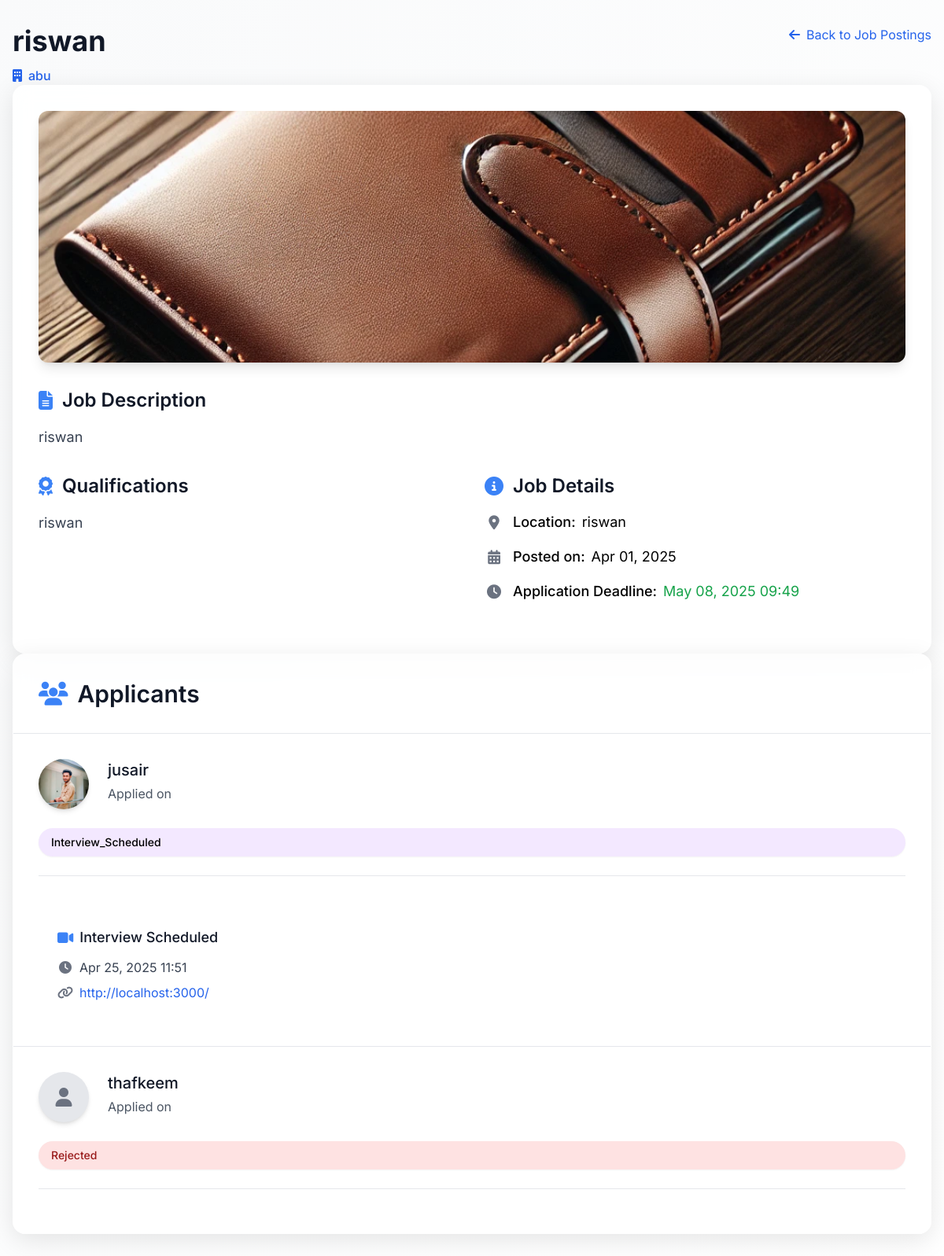
/jobs/2/11/ (signed in), run on the app's committed database.
### jobs/models.py (models this page shows, shortened)
class JobPosting(models.Model):
    organization = models.ForeignKey(Organization, on_delete=models.CASCADE, related_name='job_postings')
    title = models.CharField(max_length=255)
    description = models.TextField()
    required_qualifications = models.TextField()
    required_skills = models.ManyToManyField(Skill, blank=True)  # Use the same Skill model
    location = models.CharField(max_length=100)
    posted_on = models.DateTimeField(auto_now_add=True)
    application_deadline = models.DateTimeField()
    job_post_image = models.ImageField(upload_to='job_images/', blank=True, null=True)
    posted_by = models.ForeignKey(User,on_delete=models.SET_NULL,null=True,related_name='posted_jobs')

class JobApplication(models.Model):
    job = models.ForeignKey(JobPosting, on_delete=models.CASCADE, related_name='applications')
    applicant = models.ForeignKey(User, on_delete=models.CASCADE, related_name='applications')
    applied_on = models.DateTimeField(auto_now_add=True)
    status = models.CharField(max_length=50, choices=[
        ('pending', 'Pending'),
        ('accepted', 'Accepted'),
        ('rejected', 'Rejected'),
        ('interview_scheduled', 'Interview Scheduled'),
        ('offer_made', 'Offer Made'),
    ])
    cv = models.FileField(upload_to='cvs/', blank=True, null=True)

### organizations/models.py (models this page shows, shortened)
class Organization(models.Model):
    user = models.OneToOneField(User, on_delete=models.CASCADE)
    name = models.CharField(max_length=255)
    description = models.TextField(blank=True, null=True)
    website = models.URLField()
    registration_number = models.CharField(max_length=100)
    profile_image = models.ImageField(upload_to='profile_images/', blank=True, null=True)
    banner_image = models.ImageField(upload_to='banner_images/', blank=True, null=True)
    created_at = models.DateTimeField(auto_now_add=True)  # ✅ Keep only auto_now_add
    updated_at = models.DateTimeField(auto_now=True)

### users/models.py (models this page shows)
class Profile(models.Model):
    user = models.OneToOneField(User, on_delete=models.CASCADE)
    profile_image = models.ImageField(upload_to='profile_images/', blank=True, null=True)
    banner_image = models.ImageField(upload_to='banner_images/', blank=True, null=True)
    certifications = models.TextField(blank=True, null=True)
    qualifications = models.TextField(blank=True, null=True)
    skills = models.ManyToManyField(Skill, blank=True)
    location = models.CharField(max_length=100, blank=True, null=True)

### interviews/models.py (models this page shows)
class Interview(models.Model):
    job_application = models.ForeignKey(JobApplication, on_delete=models.CASCADE, related_name='interviews')
    scheduled_time = models.DateTimeField()
    interview_link = models.URLField()

### jobs/views.py (the view, shortened to what this page needs)
# urls.py: path('<int:org_id>/<int:pk>/', views.job_posting_detail, name='job_posting_detail'),
@login_required
def job_posting_detail(request, org_id, pk):
    organization = get_object_or_404(Organization, id=org_id)
    job_posting = get_object_or_404(JobPosting, pk=pk, organization=organization)
    applications = JobApplication.objects.filter(job=job_posting)
    can_manage = False
    if request.user == organization.user:
        can_manage = True
    else:
        hr_role = OrganizationHR.objects.filter(
            user=request.user,
            organization=organization,
            is_active=True,
            can_manage_applications=True
        ).first()
        if hr_role:
            can_manage = True
    form = None  # Initialize the form outside the if conditions to ensure it always exists
    return render(request, 'jobs/job_posting_detail.html', {
        'job_posting': job_posting,
        'applications': applications,
        'organization': organization,
        'can_manage': can_manage,
        'form': form if can_manage else None
    })

### jobs/templates/jobs/job_posting_detail.html (shortened to what this page needs)
{% load static tailwind_tags %}
<!DOCTYPE html>
<html lang="en">
<head>
    {% tailwind_css %}
    <link href="https://cdnjs.cloudflare.com/ajax/libs/font-awesome/6.4.0/css/all.min.css" rel="stylesheet">
</head>
<body class="bg-gradient-to-br from-gray-50 to-blue-50 min-h-screen">
    <div class="max-w-7xl mx-auto px-4 py-8">
        <div class="flex justify-between items-start mb-12 animate-slide">
            <div>
                <h1 class="text-4xl font-bold text-gray-900 mb-3">{{ job_posting.title }}</h1>
                <div class="flex items-center text-blue-600">
                    <i class="fas fa-building mr-2"></i>
                    <span class="font-medium">{{ organization.name }}</span>
                </div>
            </div>
            <a href="{% url 'job_posting_list' org_id=organization.id %}"
               class="flex items-center text-blue-600 hover:text-blue-800 transition-all duration-300">
                <i class="fas fa-arrow-left mr-2"></i> Back to Job Postings
            </a>
        </div>
        <div class="glass-card rounded-2xl overflow-hidden mb-12 animate-fade" style="animation-delay: 0.1s">
            <div class="p-8">
                {% if job_posting.job_post_image %}
                <div class="mb-8 rounded-xl overflow-hidden shadow-lg hover-pulse">
                    <img src="{{ job_posting.job_post_image.url }}" alt="{{ job_posting.title }}"
                         class="w-full h-80 object-cover">
                </div>
                {% endif %}
                <div class="mb-8">
                    <h3 class="text-2xl font-semibold text-gray-900 mb-4 flex items-center">
                        <i class="fas fa-file-alt text-blue-500 mr-3"></i> Job Description
                    </h3>
                    <div class="prose max-w-none text-gray-700 text-lg leading-relaxed">
                        {{ job_posting.description|linebreaks }}
                    </div>
                </div>
                <div class="grid grid-cols-1 lg:grid-cols-2 gap-8 mb-8">
                    <div>
                        <h3 class="text-2xl font-semibold text-gray-900 mb-4 flex items-center">
                            <i class="fas fa-award text-blue-500 mr-3"></i> Qualifications
                        </h3>
                        <div class="prose max-w-none text-gray-700 text-lg leading-relaxed">
                            {{ job_posting.required_qualifications|linebreaks }}
                        </div>
                    </div>
                    <div>
                        <h3 class="text-2xl font-semibold text-gray-900 mb-4 flex items-center">
                            <i class="fas fa-info-circle text-blue-500 mr-3"></i> Job Details
                        </h3>
                        <div class="space-y-4">
                            <p class="flex items-center text-lg">
                                <i class="fas fa-map-marker-alt text-gray-500 mr-3 w-6 text-center"></i>
                                <span class="font-medium">Location:</span>
                                <span class="ml-2">{{ job_posting.location }}</span>
                            </p>
                            <p class="flex items-center text-lg">
                                <i class="fas fa-calendar-alt text-gray-500 mr-3 w-6 text-center"></i>
                                <span class="font-medium">Posted on:</span>
                                <span class="ml-2">{{ job_posting.posted_on|date:"M d, Y" }}</span>
                            </p>
                            <p class="flex items-center text-lg">
                                <i class="fas fa-clock text-gray-500 mr-3 w-6 text-center"></i>
                                <span class="font-medium">Application Deadline:</span>
                                <span class="ml-2 {% if job_posting.is_past_deadline %}text-red-500{% else %}text-green-600{% endif %}">
                                    {{ job_posting.application_deadline|date:"M d, Y H:i" }}
                                </span>
                            </p>
                        </div>
                    </div>
                </div>
            </div>
        </div>
        <div class="glass-card rounded-2xl overflow-hidden animate-fade" style="animation-delay: 0.2s">
            <div class="p-8 border-b border-gray-200">
                <h2 class="text-3xl font-semibold text-gray-900 flex items-center">
                    <i class="fas fa-users text-blue-500 mr-3"></i> Applicants
                </h2>
            </div>
            {% if applications %}
            <ul class="divide-y divide-gray-200">
                {% for application in applications %}
                <li class="p-8 hover:bg-gray-50/50 transition-colors duration-300">
                    <div class="flex flex-col lg:flex-row lg:items-center lg:justify-between gap-6">
                        <div class="flex items-start space-x-6 min-w-0">
                            <div class="flex-shrink-0">
                                {% if application.applicant.profile.profile_image and application.applicant.profile.profile_image.url %}
                                    <img class="h-16 w-16 rounded-full object-cover shadow-md hover-pulse"
                                         src="{{ application.applicant.profile.profile_image.url }}"
                                         alt="{{ application.applicant.username }}">
                                {% else %}
                                    <div class="h-16 w-16 rounded-full bg-gray-200 flex items-center justify-center shadow-md">
                                        <i class="fas fa-user text-gray-500 text-2xl"></i>
                                    </div>
                                {% endif %}
                            </div>
                            <div class="min-w-0">
                                <h3 class="text-xl font-medium text-gray-900 truncate">
                                    <a href="{% url 'user_profile' application.applicant.username %}"
                                       class="hover:text-blue-600 hover:underline transition-colors">
                                        {{ application.applicant.username }}
                                    </a>
                                </h3>
                                <p class="text-gray-600 mt-1">
                                    Applied on {{ application.applied_at|date:"M d, Y" }}
                                </p>
                            </div>
                        </div>
                        <div class="flex flex-col sm:flex-row sm:items-center sm:space-x-4 space-y-4 sm:space-y-0">
                            {% if can_manage %}
                            <form method="post" class="flex items-center space-x-3">
                                {% csrf_token %}
                                <input type="hidden" name="application_id" value="{{ application.id }}">
                                <select name="status"
                                        class="text-base border border-gray-300 rounded-lg px-4 py-2 focus:ring-blue-500 focus:border-blue-500 shadow-sm">
                                    <option value="pending" {% if application.status == "pending" %}selected{% endif %}>Pending</option>
                                    <option value="accepted" {% if application.status == "accepted" %}selected{% endif %}>Accepted</option>
                                    <option value="rejected" {% if application.status == "rejected" %}selected{% endif %}>Rejected</option>
                                    <option value="interview_scheduled" {% if application.status == "interview_scheduled" %}selected{% endif %}>Interview Scheduled</option>
                                    <option value="offer_made" {% if application.status == "offer_made" %}selected{% endif %}>Offer Made</option>
                                </select>
                                <button type="submit" name="update_status" value="true"
                                        class="btn-gradient px-4 py-2 text-white font-medium rounded-lg flex items-center hover-pulse">
                                    <i class="fas fa-sync-alt mr-2"></i> Update
                                </button>
                            </form>
                            {% else %}
                            <span class="px-4 py-2 rounded-full text-sm font-medium shadow-sm status-badge
                                {% if application.status == 'pending' %}bg-blue-100 text-blue-800
                                {% elif application.status == 'accepted' %}bg-green-100 text-green-800
                                {% elif application.status == 'rejected' %}bg-red-100 text-red-800
                                {% elif application.status == 'interview_scheduled' %}bg-purple-100 text-purple-800
                                {% else %}bg-yellow-100 text-yellow-800{% endif %}">
                                {{ application.status|title }}
                            </span>
                            {% endif %}
                        </div>
                    </div>
                    <div class="mt-6 pt-6 border-t border-gray-200">
                        {% if not application.interviews.exists %}
                            {% if can_manage %}
                            <a href="{% url 'create_interview' org_id=organization.id job_id=job_posting.id application_id=application.id %}"
                               class="btn-success px-4 py-2 text-white font-medium rounded-lg inline-flex items-center hover-pulse">
                                <i class="fas fa-calendar-plus mr-2"></i> Schedule Interview
                            </a>
                            {% endif %}
                        {% else %}
                            {% for interview in application.interviews.all %}
                            <div class="bg-gray-50/50 rounded-xl p-6 mt-4 shadow-inner hover-pulse">
                                <div class="flex flex-col lg:flex-row lg:items-center lg:justify-between gap-4">
                                    <div>
                                        <h4 class="text-lg font-medium text-gray-900 flex items-center">
                                            <i class="fas fa-video text-blue-500 mr-2"></i>
                                            Interview Scheduled
                                        </h4>
                                        <div class="mt-3 space-y-2">
                                            <p class="flex items-center text-gray-700">
                                                <i class="fas fa-clock text-gray-500 mr-2 w-5 text-center"></i>
                                                {{ interview.scheduled_time|date:"M d, Y H:i" }}
                                            </p>
                                            <p class="flex items-center text-gray-700">
                                                <i class="fas fa-link text-gray-500 mr-2 w-5 text-center"></i>
                                                <a href="{{ interview.interview_link }}" target="_blank"
                                                   class="text-blue-600 hover:underline">
                                                    {{ interview.interview_link|truncatechars:40 }}
                                                </a>
                                            </p>
                                        </div>
                                    </div>
                                </div>
                            </div>
                            {% endfor %}
                        {% endif %}
                    </div>
                </li>
                {% endfor %}
            </ul>
            {% endif %}
        </div>
    </div>
</body>
</html>

### jobs/templates/jobs/job_posting_detail.html (style rules this page uses)
body { font-family: 'Inter', sans-serif; }
.animate-fade { animation: fadeIn 0.6s ease-out forwards; }
.animate-slide { animation: slideIn 0.5s ease-out forwards; }
.glass-card { background: rgba(255, 255, 255, 0.85); backdrop-filter: blur(12px); -webkit-backdrop-filter: blur(12px); border: 1px solid rgba(255, 255, 255, 0.2); box-shadow: 0 8px 32px rgba(0, 0, 0, 0.1); }
.status-badge { transition: all 0.3s ease; }

### data on the page
JobPosting: title "riswan", job_post_image (picture), description "riswan", required_qualifications "riswan", location "riswan", posted_on "Apr 01, 2025", application_deadline "May 08, 2025 09:49"
Organization: name "abu"
JobApplication: applicant.profile.profile_image (picture), applicant.username "jusair", status "Interview_Scheduled"
Interview: scheduled_time "Apr 25, 2025 11:51", interview_link "http://localhost:3000/"
JobApplication: applicant.username "thafkeem", status "Rejected"
